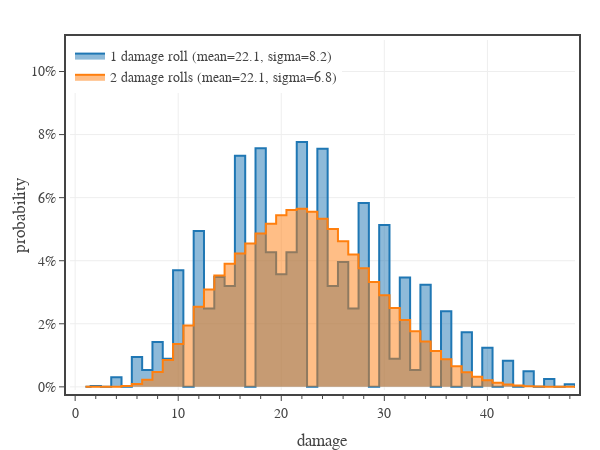

The cell this chart's notebook holds for it:
### Code cell
# Damage distribution for shatter against two targets
from icepool import map, d
import numpy as np

n_targets = 2
save_bns = -2
diff_cls = 12
fail_dmg = 3 @ d(8)
save_dmg_factor = 0.5
print(0.05*(diff_cls - save_bns - 1))

ad = n_targets @ fail_dmg
x_min = -1
x_max = int(ad.max_outcome() + 1)


# create figure
fig = go.Figure(
    layout=go.Layout(
        template=tfb.FIG_TEMPLATE,
        margin=dict(l=70, r=25, b=60, t=40, pad=4),
        xaxis=dict(
            title_text='damage',
            range=[x_min+0.5,x_max-0.5],
            tick0=0, dtick=10,
            minor=dict(tick0=0, dtick=2.0),
        ),
        yaxis=dict(
            title_text='probability',
            tickformat='.0%',
            range=[-0.001, 0.11]
        ),
        legend=dict(
            xanchor='left', yanchor='top',
            x=0.00, y=1.00,
            orientation='v',
            tracegroupgap=0,
        )
    )
)

y_offset_step = 0.0
y_offset = 0.0

# one roll
name = f'1 damage roll'
ad = saving_throw_damage(save_bns, d(20), diff_cls, fail_dmg, save_dmg_factor, n_targets)

x_min = int(ad.min_outcome() - 1)
x_max = int(ad.max_outcome() + 1)
values = np.linspace(x_min, x_max, (x_max - x_min) + 1)
probabilities = np.array([ad.probability(v) for v in values])
fig.add_trace(go.Scatter(
    x=np.array(values), 
    y=np.array(probabilities) + y_offset,
    name=f'{name} (mean={ad.mean():.1f}, sigma={ad.sd():.1f})',
    mode='lines',
    line_shape='hvh',
    #fill='tozeroy',
    fill='tozeroy' if y_offset_step == 0 else 'toself',
    hoveron='points',
    customdata=np.array(probabilities),
    hovertemplate=
        f'<b>{name}</b><br>'+
        'damage %{x:.0f}<br>'+
        'probability %{customdata:.1%}<extra></extra>',
))
y_offset -= y_offset_step

# multiple roll
name = f'{n_targets:.0f} damage rolls'
ad = n_targets @ saving_throw_damage(save_bns, d(20), diff_cls, fail_dmg, save_dmg_factor, 1)

x_min = int(ad.min_outcome() - 1)
x_max = int(ad.max_outcome() + 1)
values = np.linspace(x_min, x_max, (x_max - x_min) + 1)
probabilities = np.array([ad.probability(v) for v in values])
fig.add_trace(go.Scatter(
    x=np.array(values), 
    y=np.array(probabilities) + y_offset,
    name=f'{name} (mean={ad.mean():.1f}, sigma={ad.sd():.1f})',
    mode='lines',
    line_shape='hvh',
    #fill='tozeroy',
    fill='tozeroy' if y_offset_step == 0 else 'toself',
    hoveron='points',
    customdata=np.array(probabilities),
    hovertemplate=
        f'<b>{name}</b><br>'+
        'damage %{x:.0f}<br>'+
        'probability %{customdata:.1%}<extra></extra>',
))
y_offset -= y_offset_step


# show figure
fig.update_layout(width=600, height=450, barmode='group')
fig.show(config=tfb.FIG_CONFIG)

# save figures
if SAVEFIGS:
    fig.update_layout(autosize=True, width=None, height=None)
    tfb.save_fig_html(fig, format='large', name=f'./fig-multi-target-example-large')
    tfb.save_fig_html(fig, format='small', name=f'./fig-multi-target-example-small', style='aspect-ratio:600/500')

### Figure 1 — Plotly figure (JSON) as saved in the notebook; plotly's stock layout.template omitted (floating-point values rounded to 4 significant figures)
{"data": [{"customdata": [0, 0.0002393, 0, 0.003042, 0, 0.009473, 0.005332, 0.0142, 0.008887, 0.03694, 0, 0.0494, 0.02488, 0.03487, 0.03199, 0.07332, 0, 0.07571, 0.04266, 0.03569, 0.04266, 0.07769, 0, 0.07552, 0.03199, 0.03961, 0.02488, 0.05827, 0, 0.05129, 0.008887, 0.03466, 0.005332, 0.03237, 0, 0.02399, 0, 0.01733, 0, 0.01238, 0, 0.008252, 0, 0.004951, 0, 0.002476, 0, 0.0008252, 0], "fill": "tozeroy", "hoveron": "points", "hovertemplate": "<b>1 damage roll</b><br>damage %{x:.0f}<br>probability %{customdata:.1%}<extra></extra>", "line": {"shape": "hvh"}, "mode": "lines", "name": "1 damage roll (mean=22.1, sigma=8.2)", "type": "scatter", "x": [1, 2, 3, 4, 5, 6, 7, 8, 9, 10, 11, 12, 13, 14, 15, 16, 17, 18, 19, 20, 21, 22, 23, 24, 25, 26, 27, 28, 29, 30, 31, 32, 33, 34, 35, 36, 37, 38, 39, 40, 41, 42, 43, 44, 45, 46, 47, 48, 49], "y": [0, 0.0002393, 0, 0.003042, 0, 0.009473, 0.005332, 0.0142, 0.008887, 0.03694, 0, 0.0494, 0.02488, 0.03487, 0.03199, 0.07332, 0, 0.07571, 0.04266, 0.03569, 0.04266, 0.07769, 0, 0.07552, 0.03199, 0.03961, 0.02488, 0.05827, 0, 0.05129, 0.008887, 0.03466, 0.005332, 0.03237, 0, 0.02399, 0, 0.01733, 0, 0.01238, 0, 0.008252, 0, 0.004951, 0, 0.002476, 0, 0.0008252, 0]}, {"customdata": [0, 4.673e-07, 8.411e-06, 6.295e-05, 0.0002769, 0.0008794, 0.002225, 0.00469, 0.008506, 0.01359, 0.01947, 0.02543, 0.03084, 0.03534, 0.03904, 0.04229, 0.04543, 0.04865, 0.05176, 0.05438, 0.05608, 0.05651, 0.05554, 0.05331, 0.05008, 0.0462, 0.04197, 0.03761, 0.03326, 0.02904, 0.02501, 0.02121, 0.01766, 0.01437, 0.01139, 0.008757, 0.006498, 0.004637, 0.003169, 0.002065, 0.001276, 0.0007446, 0.0004062, 0.0002031, 9.026e-05, 3.385e-05, 9.67e-06, 1.612e-06, 0], "fill": "tozeroy", "hoveron": "points", "hovertemplate": "<b>2 damage rolls</b><br>damage %{x:.0f}<br>probability %{customdata:.1%}<extra></extra>", "line": {"shape": "hvh"}, "mode": "lines", "name": "2 damage rolls (mean=22.1, sigma=6.8)", "type": "scatter", "x": [1, 2, 3, 4, 5, 6, 7, 8, 9, 10, 11, 12, 13, 14, 15, 16, 17, 18, 19, 20, 21, 22, 23, 24, 25, 26, 27, 28, 29, 30, 31, 32, 33, 34, 35, 36, 37, 38, 39, 40, 41, 42, 43, 44, 45, 46, 47, 48, 49], "y": [0, 4.673e-07, 8.411e-06, 6.295e-05, 0.0002769, 0.0008794, 0.002225, 0.00469, 0.008506, 0.01359, 0.01947, 0.02543, 0.03084, 0.03534, 0.03904, 0.04229, 0.04543, 0.04865, 0.05176, 0.05438, 0.05608, 0.05651, 0.05554, 0.05331, 0.05008, 0.0462, 0.04197, 0.03761, 0.03326, 0.02904, 0.02501, 0.02121, 0.01766, 0.01437, 0.01139, 0.008757, 0.006498, 0.004637, 0.003169, 0.002065, 0.001276, 0.0007446, 0.0004062, 0.0002031, 9.026e-05, 3.385e-05, 9.67e-06, 1.612e-06, 0]}], "layout": {"barmode": "group", "height": 450, "legend": {"orientation": "v", "tracegroupgap": 0, "x": 0, "xanchor": "left", "y": 1, "yanchor": "top"}, "margin": {"b": 60, "l": 70, "pad": 4, "r": 25, "t": 40}, "width": 600, "xaxis": {"dtick": 10, "minor": {"dtick": 2, "tick0": 0}, "range": [-0.5, 48.5], "tick0": 0, "title": {"text": "damage"}}, "yaxis": {"range": [-0.001, 0.11], "tickformat": ".0%", "title": {"text": "probability"}}}}
